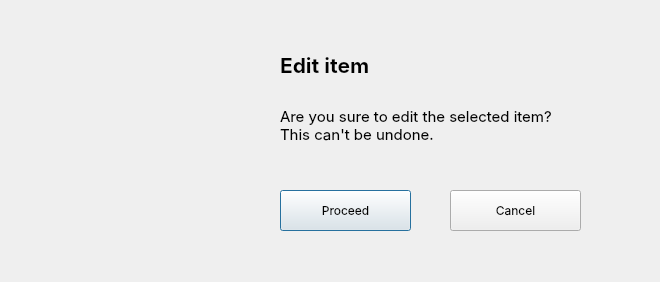
<?xml version="1.0" encoding="UTF-8"?>
<ui version="4.0">
 <class>Dialog</class>
 <widget class="QDialog" name="Dialog">
  <property name="geometry">
   <rect>
    <x>0</x>
    <y>0</y>
    <width>660</width>
    <height>282</height>
   </rect>
  </property>
  <property name="windowTitle">
   <string>Dialog</string>
  </property>
  <widget class="QLabel" name="label">
   <property name="geometry">
    <rect>
     <x>40</x>
     <y>40</y>
     <width>200</width>
     <height>200</height>
    </rect>
   </property>
   <property name="text">
    <string/>
   </property>
   <property name="pixmap">
    <pixmap>../edit_warning.png</pixmap>
   </property>
   <property name="scaledContents">
    <bool>true</bool>
   </property>
  </widget>
  <widget class="QPushButton" name="pushButton">
   <property name="geometry">
    <rect>
     <x>280</x>
     <y>190</y>
     <width>131</width>
     <height>41</height>
    </rect>
   </property>
   <property name="font">
    <font>
     <family>SF Pro Display</family>
     <pointsize>9</pointsize>
    </font>
   </property>
   <property name="text">
    <string>Proceed</string>
   </property>
   <property name="default">
    <bool>false</bool>
   </property>
   <property name="flat">
    <bool>false</bool>
   </property>
  </widget>
  <widget class="QPushButton" name="pushButton_2">
   <property name="geometry">
    <rect>
     <x>450</x>
     <y>190</y>
     <width>131</width>
     <height>41</height>
    </rect>
   </property>
   <property name="font">
    <font>
     <family>SF Pro Display</family>
     <pointsize>9</pointsize>
    </font>
   </property>
   <property name="text">
    <string>Cancel</string>
   </property>
  </widget>
  <widget class="QLabel" name="label_2">
   <property name="geometry">
    <rect>
     <x>280</x>
     <y>30</y>
     <width>391</width>
     <height>71</height>
    </rect>
   </property>
   <property name="font">
    <font>
     <family>SF Pro Display</family>
     <pointsize>16</pointsize>
     <weight>75</weight>
     <bold>true</bold>
    </font>
   </property>
   <property name="text">
    <string>Edit item</string>
   </property>
  </widget>
  <widget class="QLabel" name="label_3">
   <property name="geometry">
    <rect>
     <x>280</x>
     <y>90</y>
     <width>391</width>
     <height>71</height>
    </rect>
   </property>
   <property name="font">
    <font>
     <family>SF Pro Display</family>
     <pointsize>11</pointsize>
     <weight>50</weight>
     <bold>false</bold>
    </font>
   </property>
   <property name="text">
    <string>&lt;html&gt;&lt;head/&gt;&lt;body&gt;&lt;p&gt;Are you sure to edit the selected item?&lt;br/&gt;This can't be undone.&lt;/p&gt;&lt;/body&gt;&lt;/html&gt;</string>
   </property>
  </widget>
 </widget>
 <resources/>
 <connections/>
</ui>
